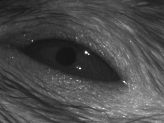
#> input picture coxlab_eyetracker/image_processing/opencl_tests/radial/test.png, 164 x 123 px
$ python radial.py test.png   (Python 2 division)
#> lines starting #> are read from the running program, lines starting #| are printed output that depends on the picture
#!/usr/bin/env python

import numpy
import pylab
import pyopencl
import pyopencl.array
import scipy.ndimage.filters
import scipy.signal

PROGRAM = """

#pragma extension cl_khr_global_int32_base_atomics : enable

inline void AtomicAdd(volatile __global float* source, const float operand) {
    union {
        unsigned int intVal;
        float floatVal;
    } newVal;
    union {
        unsigned int intVal;
        float floatVal;
    } prevVal;
    do {
        prevVal.floatVal = *source;
        newVal.floatVal = prevVal.floatVal + operand;
    } while (atomic_cmpxchg((volatile __global unsigned int *)source,
        prevVal.intVal, newVal.intVal) != prevVal.intVal);
}

__kernel void calcOM(__global float* m, __global float* x, __global float* y,
    __global float* O, __global float* M, const int radius)
{
    const int ix = get_global_id(1);
    const int iy = get_global_id(0);

    const int width = get_global_size(1);
    const int height = get_global_size(0);

    const int id = ix + iy * width;
    /*
    const int id = iy + ix * height;
    */

    float mv = m[id];
    const float xv = x[id] / mv;
    const float yv = y[id] / mv;

    const int px = (int)(round(ix + radius * xv));
    const int py = (int)(round(iy + radius * yv));
    const int nx = (int)(round(ix - radius * xv));
    const int ny = (int)(round(iy - radius * yv));

    /*
    O[id] = px;
    M[id] = xv;
    */

    if (!(
        (px < 0) || (px > (width - 1)) || (py < 0) || (py > (height - 1))
        || (nx < 0) || (nx > (width - 1)) || (ny < 0) || (ny > (height - 1))
        ))
    {
        int p = px + py * width;
        int n = nx + ny * width;

        AtomicAdd(&(O[p]), 1.);
        AtomicAdd(&(O[n]), -1.);

        AtomicAdd(&(M[p]), mv);
        AtomicAdd(&(M[n]), -mv);
    }
}

__kernel void calcF(__global float* O, __global float* M, __global float* F,
    const float kappa, const float alpha)
    {
        const int ix = get_global_id(1);
        const int iy = get_global_id(0);

        const int width = get_global_size(1);
        const int height = get_global_size(0);

        const int id = ix + iy * width;
        float ov = O[id];
        if (ov > kappa)
        {
            ov = kappa;
        } else if (ov < -kappa)
        {
            ov = -kappa;
        };
        F[id] = M[id] / kappa * pow((fabs(ov) / kappa), alpha);
        /* we're done with O and M, zero it out for the next iteration */
        M[id] = 0.;
        O[id] = 0.;
    }
"""


class OpenCLBackend:
    def __init__(self):
        self.setup_device((123, 164))

    def autotune(self, im):
        pass

    def setup_device(self, imshape):
        self.ctx = pyopencl.create_some_context(False)
        self.q = pyopencl.CommandQueue(self.ctx)
        self.clm = pyopencl.array.Array(self.q, imshape, numpy.float32)
        self.clx = pyopencl.array.Array(self.q, imshape, numpy.float32)
        self.cly = pyopencl.array.Array(self.q, imshape, numpy.float32)
        self.clO = pyopencl.array.Array(self.q, imshape, numpy.float32)
        self.clM = pyopencl.array.Array(self.q, imshape, numpy.float32)
        self.clF = pyopencl.array.Array(self.q, imshape, numpy.float32)
        self.prg = pyopencl.Program(self.ctx, PROGRAM).build()

        # this will build the fill program
        self.clO.fill(numpy.float32(0), self.q)
        self.clM.fill(numpy.float32(0), self.q)
        pass

    def sobel3x3(self, im):
        sobel_c = numpy.array([-1., 0., 1.], dtype=im.dtype)
        sobel_r = numpy.array([1., 2., 1.], dtype=im.dtype)

        imgx = self.separable_convolution2d(im, sobel_c, sobel_r)
        imgy = self.separable_convolution2d(im, sobel_r, sobel_c)

        mag = numpy.sqrt(imgx ** 2 + imgy ** 2) + 1e-16
        return mag, imgx, imgy

    def separable_convolution2d(self, im, row, col):
        return scipy.signal.sepfir2d(im, row, col)

    def fast_radial_transform(self, im, radii, alpha):
        # TODO move this to GPU
        sm, sx, sy = self.sobel3x3(im)
        sm = sm.astype(numpy.float32)
        sx = sx.astype(numpy.float32)
        sy = sy.astype(numpy.float32)
        # [6 lines of commented-out code are left out]
        S = numpy.zeros(im.shape, dtype=numpy.float32)
        F = numpy.zeros(im.shape, dtype=numpy.float32)
        #clO.set(O)
        #clM.set(M)
        self.clm.set(sm, self.q)
        self.clx.set(sx, self.q)
        self.cly.set(sy, self.q)

        # calcF also calls this
        self.clO.fill(numpy.float32(0), self.q)
        self.clM.fill(numpy.float32(0), self.q)

        for radius in radii:

            #print "------ Running -------"
            self.prg.calcOM(self.q, im.shape, (3, 4), \
                    self.clm.data, self.clx.data, self.cly.data, \
                    self.clO.data, self.clM.data, \
                    numpy.int32(radius))

            # [9 lines of commented-out code are left out]

            if radius == 1:
                kappa = 8
            else:
                kappa = 9.9

            self.prg.calcF(self.q, im.shape, (3, 4), \
                    self.clO.data, self.clM.data, self.clF.data,
                    numpy.float32(kappa), numpy.float32(alpha))

            #O[numpy.where(O > kappa)] = kappa
            #O[numpy.where(O < -kappa)] = -kappa
            #print 'O', O.shape, O.max(), O.min()

            # Unsmoothed symmetry measure at this radius value
            #F = M / kappa * (abs(O) / kappa) ** alpha
            self.clF.get(self.q, F)
            #print "-- Radius: %i --" % radius
            #print "F:", F.shape, F.max(), F.min()
            # smooth : TODO move this to GPU
            width = round(radius)
            if numpy.mod(width, 2) == 0:
                width += 1
            gauss1d = scipy.signal.gaussian(width, 0.25 * radius)
            thisS = self.separable_convolution2d(F.astype(float), \
                    gauss1d, gauss1d)
            #print "S:", thisS.shape, thisS.max(), thisS.min()
            # TODO : move this to GPU
            S += thisS
            #print "S:", S.shape, S.max(), S.min()
        # TODO : move this to GPU
        S = S / len(radii)
        #print "S:", S.shape, S.max(), S.min()
        #print "S(center)", S[:, :124].max(), S[:, 124:].min()
        #print "S(edge  )", S[:, 124:].max(), S[:, 124:].min()
        return S


def test_with_noise():
    im = numpy.random.randn(123, 164)
    print "testing inline"
    r = test_inline(im)
    print "Radial returned:", r.max(), r.min()
    return r


def test_with_file(fn):
#> called with fn = 'test.png'
    im = pylab.imread(fn)
#> im is the input picture: shape (123, 164, 4) float32; mean R, G, B, A 0.295, 0.295, 0.295, 1
    if im.ndim > 2:
        im = numpy.mean(im[:, :, :3], 2)
#> im: shape (123, 164) float32
    pylab.imsave("intermediate.png", im, vmin=0, vmax=1., cmap=pylab.cm.gray)
    r = test_inline(im)
    return r


def test_inline(im, radii=[1, 3, 6, 9, 12, 15], alpha=10.):
    b = OpenCLBackend()
#> (the call stopped at in setup_device, `self.ctx = pyopencl.create_some_context(False)`: pyopencl is not available in this run)
    return b.fast_radial_transform(im, radii, alpha)
#> in separable_convolution2d, `return scipy.signal.sepfir2d(im, row, col)`:
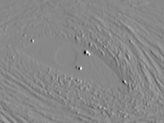
#> returned value: shape (123, 164) float32; min -2.7, max 2.35, mean -0.00465; drawn with min black and max white
#> in separable_convolution2d (call 2), `return scipy.signal.sepfir2d(im, row, col)`:
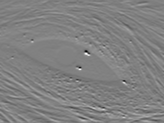
#> returned value: shape (123, 164) float32; min -2.88, max 2.79, mean -0.00956; drawn with min black and max white
#> in sobel3x3, `mag = numpy.sqrt(imgx ** 2 + imgy ** 2) + 1e-16`:
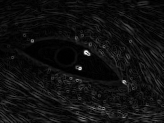
#> mag: shape (123, 164) float32; min 1e-16, max 3.17, mean 0.205; drawn with min black and max white


def main():
    import sys
    if len(sys.argv) > 1:
        S = test_with_file(sys.argv[1])
    else:
        S = test_with_noise()
    print "Values of min and max"
    print S.min(), S.max()
    print "Location of min and max"
    print numpy.unravel_index(S.argmin(), S.shape), \
            numpy.unravel_index(S.argmax(), S.shape)
    pylab.imsave('result.png', S, cmap=pylab.cm.gray)


if __name__ == '__main__':
#> (the run stopped early here; a loop or call above may not have finished)
